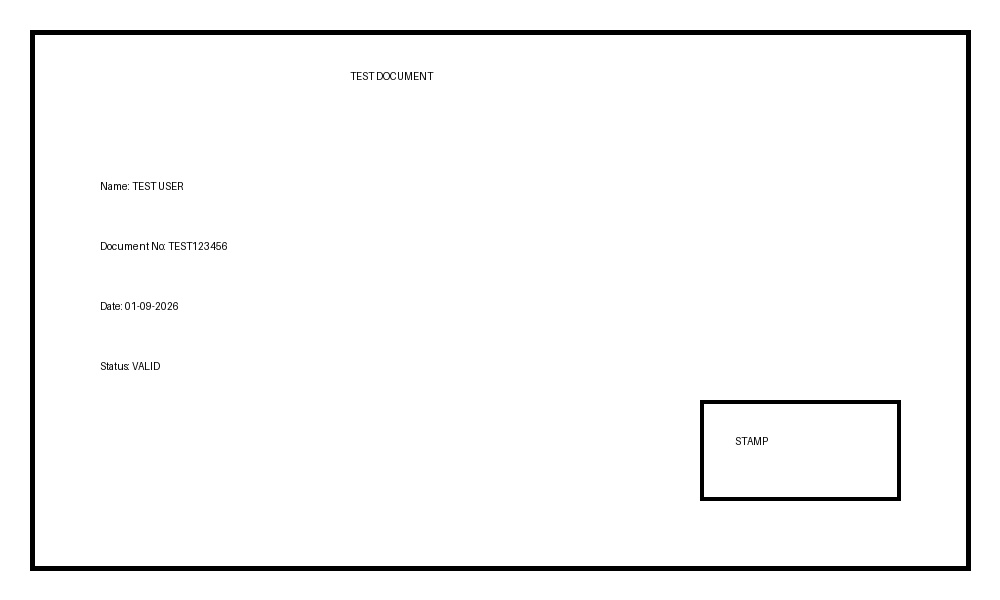
#> input picture tampering_detection/sample_images/genuine.jpg, 1000 x 600 px
$ python ela_score.py
#> lines starting #> are read from the running program, lines starting #| are printed output that depends on the picture
from PIL import Image, ImageChops
import numpy as np
import json
import os


def calculate_ela_score(image_path, quality=90):

#> called with image_path = 'sample_images/genuine.jpg', quality = 90
    original = Image.open(image_path).convert("RGB")
#> original is the input picture: PIL image 1000x600 RGB; min 0, max 255, mean 247.3

    temp_path = "temp_ela.jpg"

    original.save(temp_path, "JPEG", quality=quality)

    compressed = Image.open(temp_path).convert("RGB")

    difference = ImageChops.difference(original, compressed)
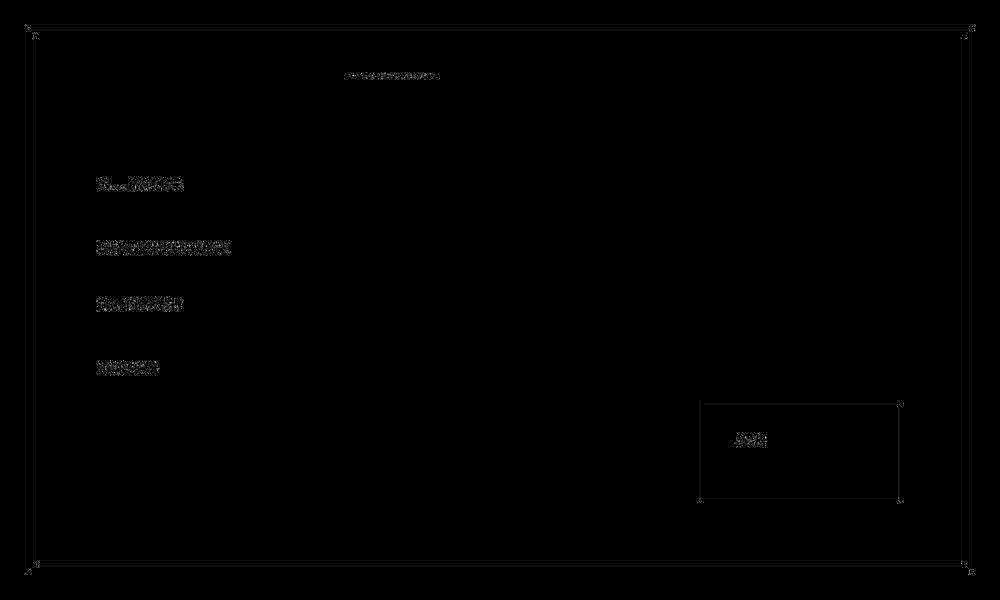
#> difference: PIL image 1000x600 RGB; min 0, max 16, mean 0.0494; drawn with min black and max white

    difference_array = np.array(difference, dtype=np.float32)

    score = float(np.mean(difference_array))
#> score = 0.0494

    os.remove(temp_path)

    return score


genuine_score = calculate_ela_score("sample_images/genuine.jpg")
#> genuine_score = 0.0494

edited_score = calculate_ela_score("sample_images/edited.jpg")
#> call 2 of calculate_ela_score, with image_path = 'sample_images/edited.jpg', quality = 90
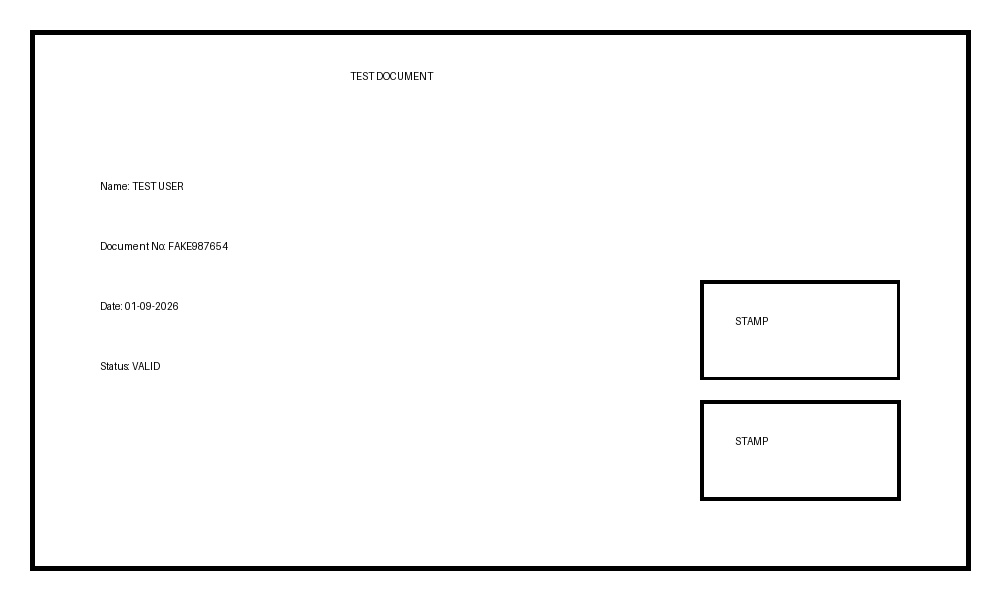
#> input picture tampering_detection/sample_images/edited.jpg, 1000 x 600 px
#> in calculate_ela_score, original is the input picture: PIL image 1000x600 RGB; min 0, max 255, mean 246.4
#> in calculate_ela_score (call 2), `score = float(np.mean(difference_array))`: score = 0.0532
#> edited_score = 0.0532


report = {
    "method": "Error Level Analysis",
    "genuine_score": round(genuine_score, 4),
    "edited_score": round(edited_score, 4)
}
#> report = {'method': 'Error Level Analysis', 'genuine_score': 0.0494, 'edited_score': 0.0532}


with open("ela_result.json", "w") as file:
    json.dump(report, file, indent=4)


print("ELA Score Calculation Completed!")
print("Genuine Score:", round(genuine_score, 4))
#| Genuine Score: 0.0494
print("Edited Score:", round(edited_score, 4))
#| Edited Score: 0.0532
print("Result saved as: ela_result.json")
